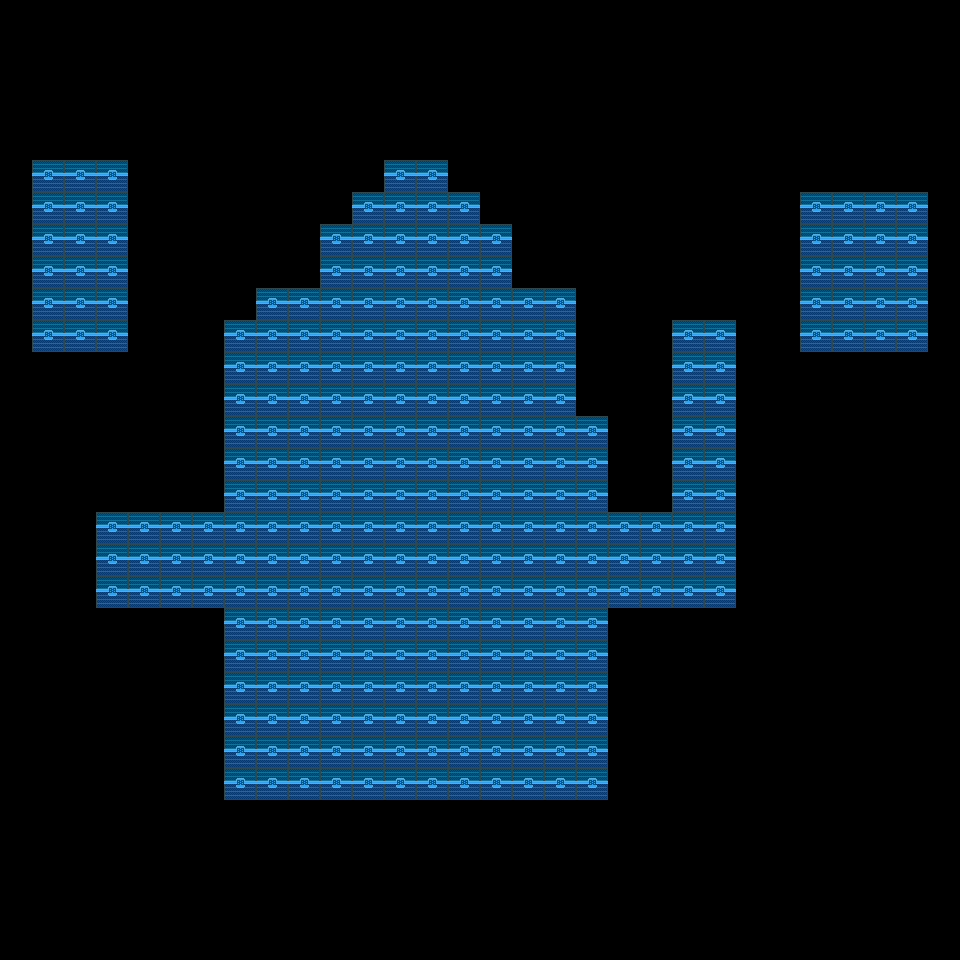

A level layout from a 2D game, rendered from its tile map. Below: a short description, then the map file with its tile-grid data intact:
An orthogonal 30x30 tile map with 32x32 px tiles, 1 tile layer (Tile Layer 1).

<map version="1.0" tiledversion="1.1.3" orientation="orthogonal" renderorder="right-down" width="30" height="30" tilewidth="32" tileheight="32" infinite="0" nextobjectid="1">
 <tileset firstgid="1" source="W2Tilemap.tsx" />
 <layer name="Tile Layer 1" width="30" height="30">
  <data encoding="csv">
0,0,0,0,0,0,0,0,0,0,0,0,0,0,0,0,0,0,0,0,0,0,0,0,0,0,0,0,0,0,
0,0,0,0,0,0,0,0,0,0,0,0,0,0,0,0,0,0,0,0,0,0,0,0,0,0,0,0,0,0,
0,0,0,0,0,0,0,0,0,0,0,0,0,0,0,0,0,0,0,0,0,0,0,0,0,0,0,0,0,0,
0,0,0,0,0,0,0,0,0,0,0,0,0,0,0,0,0,0,0,0,0,0,0,0,0,0,0,0,0,0,
0,0,0,0,0,0,0,0,0,0,0,0,0,0,0,0,0,0,0,0,0,0,0,0,0,0,0,0,0,0,
0,21,21,21,0,0,0,0,0,0,0,0,21,21,0,0,0,0,0,0,0,0,0,0,0,0,0,0,0,0,
0,21,21,21,0,0,0,0,0,0,0,21,21,21,21,0,0,0,0,0,0,0,0,0,0,21,21,21,21,0,
0,21,21,21,0,0,0,0,0,0,21,21,21,21,21,21,0,0,0,0,0,0,0,0,0,21,21,21,21,0,
0,21,21,21,0,0,0,0,0,0,21,21,21,21,21,21,0,0,0,0,0,0,0,0,0,21,21,21,21,0,
0,21,21,21,0,0,0,0,21,21,21,21,21,21,21,21,21,21,0,0,0,0,0,0,0,21,21,21,21,0,
0,21,21,21,0,0,0,21,21,21,21,21,21,21,21,21,21,21,0,0,0,21,21,0,0,21,21,21,21,0,
0,0,0,0,0,0,0,21,21,21,21,21,21,21,21,21,21,21,0,0,0,21,21,0,0,0,0,0,0,0,
0,0,0,0,0,0,0,21,21,21,21,21,21,21,21,21,21,21,0,0,0,21,21,0,0,0,0,0,0,0,
0,0,0,0,0,0,0,21,21,21,21,21,21,21,21,21,21,21,21,0,0,21,21,0,0,0,0,0,0,0,
0,0,0,0,0,0,0,21,21,21,21,21,21,21,21,21,21,21,21,0,0,21,21,0,0,0,0,0,0,0,
0,0,0,0,0,0,0,21,21,21,21,21,21,21,21,21,21,21,21,0,0,21,21,0,0,0,0,0,0,0,
0,0,0,21,21,21,21,21,21,21,21,21,21,21,21,21,21,21,21,21,21,21,21,0,0,0,0,0,0,0,
0,0,0,21,21,21,21,21,21,21,21,21,21,21,21,21,21,21,21,21,21,21,21,0,0,0,0,0,0,0,
0,0,0,21,21,21,21,21,21,21,21,21,21,21,21,21,21,21,21,21,21,21,21,0,0,0,0,0,0,0,
0,0,0,0,0,0,0,21,21,21,21,21,21,21,21,21,21,21,21,0,0,0,0,0,0,0,0,0,0,0,
0,0,0,0,0,0,0,21,21,21,21,21,21,21,21,21,21,21,21,0,0,0,0,0,0,0,0,0,0,0,
0,0,0,0,0,0,0,21,21,21,21,21,21,21,21,21,21,21,21,0,0,0,0,0,0,0,0,0,0,0,
0,0,0,0,0,0,0,21,21,21,21,21,21,21,21,21,21,21,21,0,0,0,0,0,0,0,0,0,0,0,
0,0,0,0,0,0,0,21,21,21,21,21,21,21,21,21,21,21,21,0,0,0,0,0,0,0,0,0,0,0,
0,0,0,0,0,0,0,21,21,21,21,21,21,21,21,21,21,21,21,0,0,0,0,0,0,0,0,0,0,0,
0,0,0,0,0,0,0,0,0,0,0,0,0,0,0,0,0,0,0,0,0,0,0,0,0,0,0,0,0,0,
0,0,0,0,0,0,0,0,0,0,0,0,0,0,0,0,0,0,0,0,0,0,0,0,0,0,0,0,0,0,
0,0,0,0,0,0,0,0,0,0,0,0,0,0,0,0,0,0,0,0,0,0,0,0,0,0,0,0,0,0,
0,0,0,0,0,0,0,0,0,0,0,0,0,0,0,0,0,0,0,0,0,0,0,0,0,0,0,0,0,0,
0,0,0,0,0,0,0,0,0,0,0,0,0,0,0,0,0,0,0,0,0,0,0,0,0,0,0,0,0,0
</data>
 </layer>
</map>
